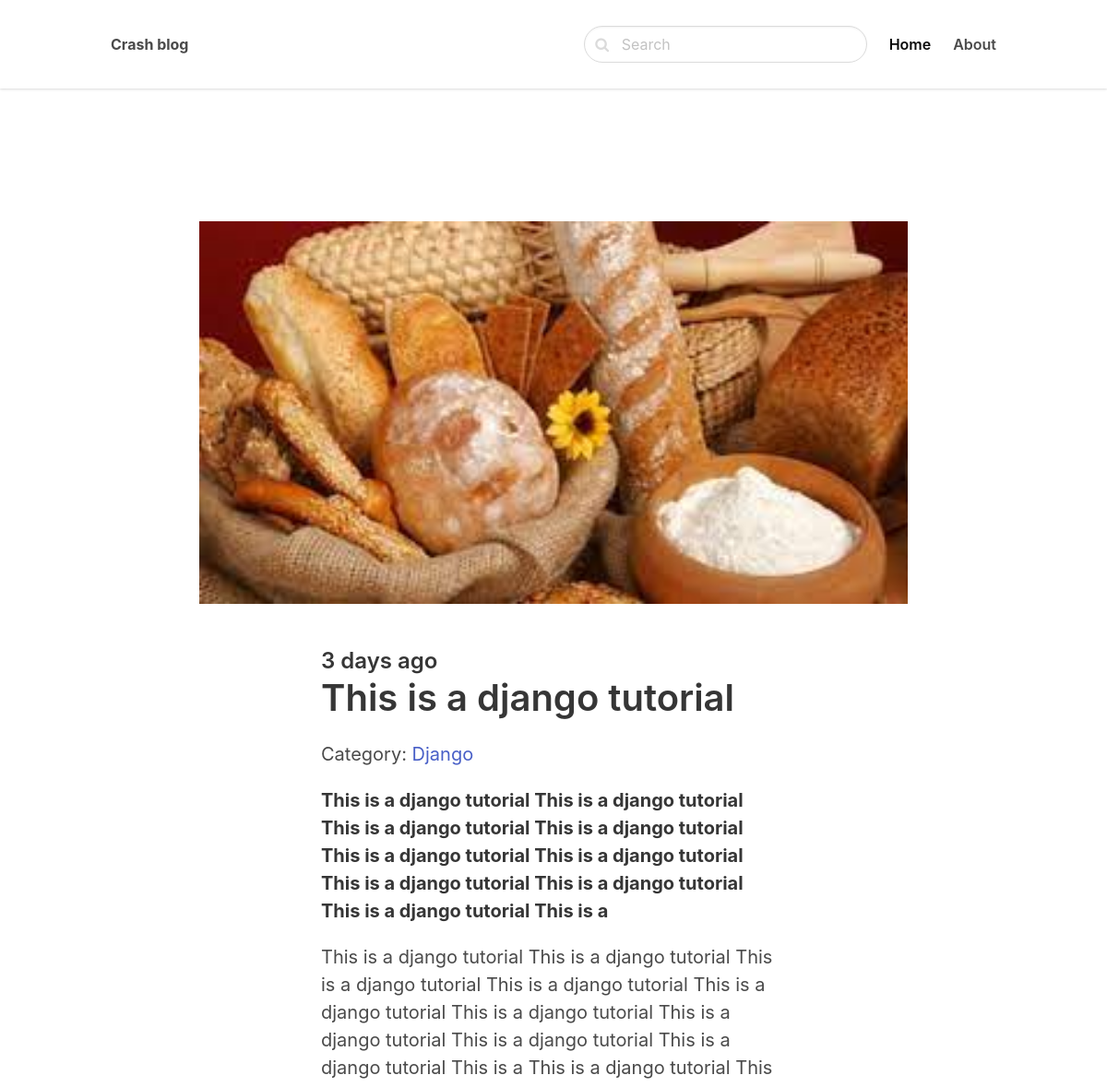
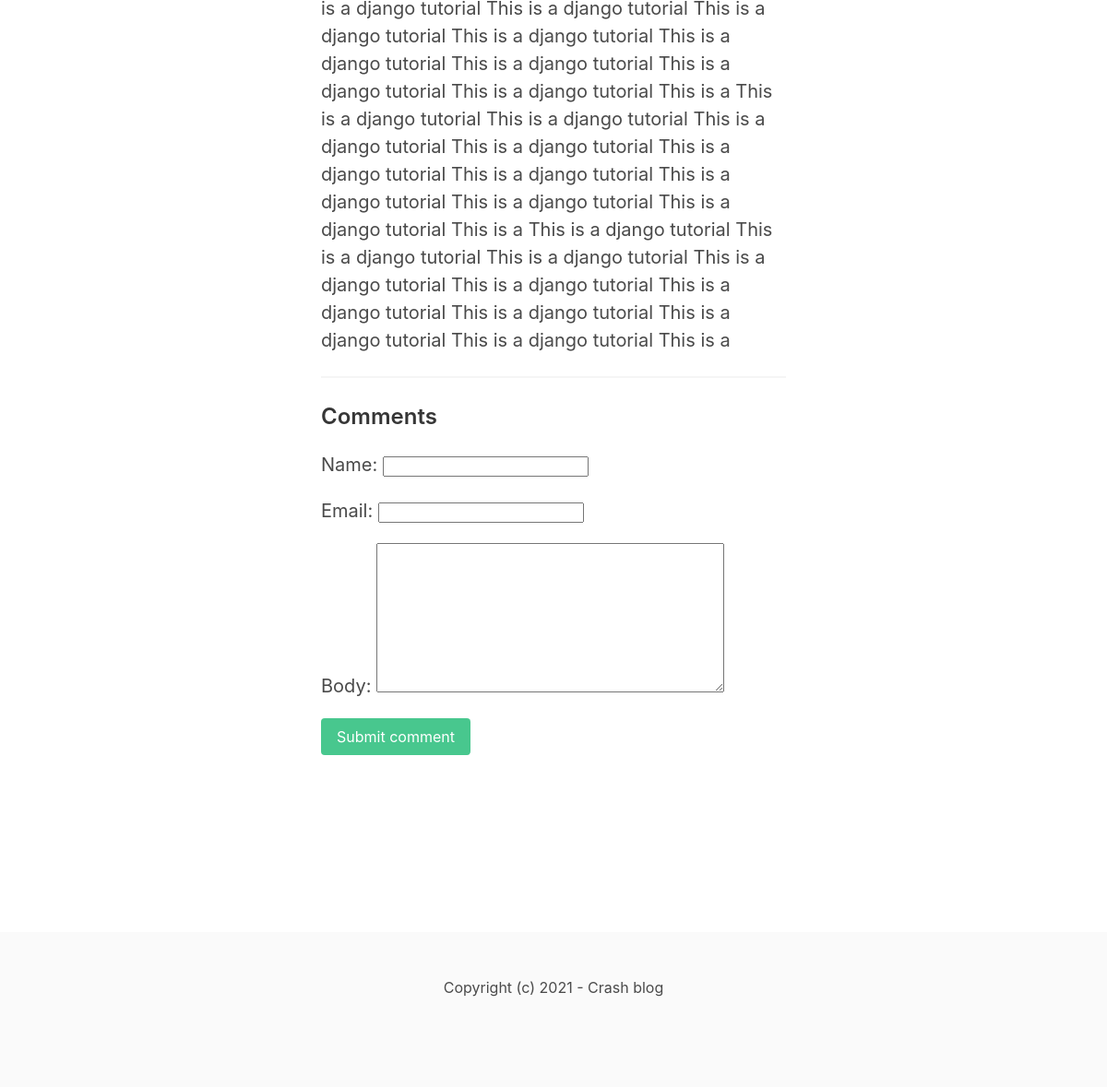
Page /django/django-tut/ on the committed database (2 pictures, top to bottom).
### blog/models.py (models this page shows, shortened)
class Post(models.Model):
    ACTIVE = 'active'
    DRAFT = 'draft'
    CHOICES_STATUS = (
        (ACTIVE, 'Active'),
        (DRAFT, 'Draft')
    )
    category = models.ForeignKey(Category, related_name='posts', on_delete=models.PROTECT)
    title = models.CharField(max_length=255)
    slug = models.SlugField(default="", null=False)
    intro = models.TextField()
    body = models.TextField()
    created_at = models.DateTimeField(auto_now_add=True)
    status = models.CharField(max_length=10, choices=CHOICES_STATUS, default=ACTIVE)
    image = models.ImageField(upload_to='uploads/', blank=True, null=True)
    class Meta:
        ordering = ('-created_at',)

class Category(models.Model):
    title = models.CharField(max_length=255)
    slug = models.SlugField()
    class Meta:
        ordering = ('title',)
        verbose_name_plural = 'Categories'
    def __str__(self):
        return self.title

### blog/views.py (the view)
# urls.py: path('<slug:category_slug>/<slug:slug>/', views.detail, name='post_detail'),
def detail(request, category_slug, slug):
    post = get_object_or_404(Post, slug=slug, status=Post.ACTIVE)
    if request.method == 'POST':
        form = CommentForm(request.POST)
        if form.is_valid():
            comment = form.save(commit=False)
            comment.post = post
            comment.save()
            return redirect('post_detail', slug=slug)
    else:
        form = CommentForm()
    return render(request, 'blog/detail.html', {'post': post, 'form': form})

### blog/forms.py
class CommentForm(forms.ModelForm):
    class Meta:
        model = Comment
        fields = ('name', 'email', 'body')

### blog/templates/blog/detail.html (shortened to what this page needs)
{% extends 'core/base.html' %}
{% block content %}
<section class="hero">
    <div class="hero-body">
        <div class="container">
            <section class="section">
                {% if post.image %}
                <figure class="image mb-6">
                    <img src="{{ post.image.url }}">
                </figure>
            {% endif %}
                <div class="columns">
                    <div class="column is-8 is-offset-2">
                        <div class="content is-medium">
                            <h2 class="subtitle is-4">{{ post.created_at|timesince }} ago</h2>
                            <h1 class="title">{{ post.title }}</h1>
                            <p>Category: <a href="{% url 'category_detail' post.category.slug %}"">{{ post.category }}</a></p>
                            <p><strong>{{ post.intro }}</strong></p>
                            <p>{{ post.body }}</p>
                              <hr>
                              <h2 class="subtitle is-4">Comments</h2>
                                <form method="post" class="mb-6">
                                    {{ form.as_p }}
                                    <div class="field">
                                     <div class="control">
                                            <button class="button is-success">Submit comment</button>
                                        </div>
                                    </div>
                                </form>
                        </div>
                    </div>
                </div>
            </section>
        </div>
    </div>
</section>
{% endblock %}

### rows in the picture
Post: image (picture), created_at "3 days", title "This is a django tutorial", category "Django", intro "This is a django tutorial This is a django tutorial This is a django tutorial This is a django tutorial This is a django tutorial This is a django tutorial This is a django tutorial This is a django tutorial This is a django tutorial This is a", body "This is a django tutorial This is a django tutorial This is a django tutorial This is a django tutorial This is a django tutorial This is a django tutorial This is a django tutorial This is a django tutorial This is a django tutorial This is a This is a django tutorial This is a django tutorial This is a django tutorial This is a django tutorial This is a django tutorial This is a django tutorial This is a django tutorial This is a django tutorial This is a django tutorial This is a This is a django tutorial This is a django tutorial This is a django tutorial This is a django tutorial This is a django tutorial This is a django tutorial This is a django tutorial This is a django tutorial…"
